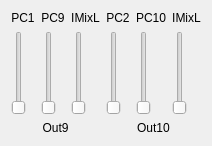
            <widget class="QWidget" name="TabPage" >
             <attribute name="title" >
              <string>Out9/&amp;10</string>
             </attribute>
             <layout class="QHBoxLayout" >
              <item>
               <layout class="QGridLayout" >
                <item row="1" column="2" >
                 <widget class="QSlider" name="sldOMixIMixO9" >
                  <property name="minimum" >
                   <number>0</number>
                  </property>
                  <property name="maximum" >
                   <number>32767</number>
                  </property>
                  <property name="singleStep" >
                   <number>10000</number>
                  </property>
                  <property name="pageStep" >
                   <number>1000</number>
                  </property>
                  <property name="orientation" >
                   <enum>Qt::Vertical</enum>
                  </property>
                  <property name="tickInterval" >
                   <number>10000</number>
                  </property>
                 </widget>
                </item>
                <item row="0" column="0" >
                 <widget class="QLabel" name="txtOMixPC1O9" >
                  <property name="text" >
                   <string>PC1</string>
                  </property>
                  <property name="alignment" >
                   <set>Qt::AlignCenter</set>
                  </property>
                  <property name="wordWrap" >
                   <bool>false</bool>
                  </property>
                 </widget>
                </item>
                <item row="1" column="1" >
                 <widget class="QSlider" name="sldOMixPC9O9" >
                  <property name="minimum" >
                   <number>0</number>
                  </property>
                  <property name="maximum" >
                   <number>32767</number>
                  </property>
                  <property name="singleStep" >
                   <number>10000</number>
                  </property>
                  <property name="pageStep" >
                   <number>1000</number>
                  </property>
                  <property name="orientation" >
                   <enum>Qt::Vertical</enum>
                  </property>
                  <property name="tickInterval" >
                   <number>10000</number>
                  </property>
                 </widget>
                </item>
                <item row="0" column="2" >
                 <widget class="QLabel" name="txtOMixIMixO9" >
                  <property name="text" >
                   <string>IMixL</string>
                  </property>
                  <property name="alignment" >
                   <set>Qt::AlignCenter</set>
                  </property>
                  <property name="wordWrap" >
                   <bool>false</bool>
                  </property>
                 </widget>
                </item>
                <item row="2" column="0" colspan="3" >
                 <widget class="QLabel" name="txtOmixO9" >
                  <property name="text" >
                   <string>Out9</string>
                  </property>
                  <property name="alignment" >
                   <set>Qt::AlignCenter</set>
                  </property>
                  <property name="wordWrap" >
                   <bool>false</bool>
                  </property>
                 </widget>
                </item>
                <item row="0" column="1" >
                 <widget class="QLabel" name="txtOMixPC9O9" >
                  <property name="text" >
                   <string>PC9</string>
                  </property>
                  <property name="alignment" >
                   <set>Qt::AlignCenter</set>
                  </property>
                  <property name="wordWrap" >
                   <bool>false</bool>
                  </property>
                 </widget>
                </item>
                <item row="1" column="0" >
                 <widget class="QSlider" name="sldOMixPC1O9" >
                  <property name="minimum" >
                   <number>0</number>
                  </property>
                  <property name="maximum" >
                   <number>32767</number>
                  </property>
                  <property name="singleStep" >
                   <number>10000</number>
                  </property>
                  <property name="pageStep" >
                   <number>1000</number>
                  </property>
                  <property name="orientation" >
                   <enum>Qt::Vertical</enum>
                  </property>
                  <property name="tickInterval" >
                   <number>10000</number>
                  </property>
                 </widget>
                </item>
               </layout>
              </item>
              <item>
               <layout class="QGridLayout" >
                <item row="1" column="2" >
                 <widget class="QSlider" name="sldOMixIMixO10" >
                  <property name="minimum" >
                   <number>0</number>
                  </property>
                  <property name="maximum" >
                   <number>32767</number>
                  </property>
                  <property name="singleStep" >
                   <number>10000</number>
                  </property>
                  <property name="pageStep" >
                   <number>1000</number>
                  </property>
                  <property name="orientation" >
                   <enum>Qt::Vertical</enum>
                  </property>
                  <property name="tickInterval" >
                   <number>10000</number>
                  </property>
                 </widget>
                </item>
                <item row="2" column="0" colspan="3" >
                 <widget class="QLabel" name="txtOmixO10" >
                  <property name="text" >
                   <string>Out10</string>
                  </property>
                  <property name="alignment" >
                   <set>Qt::AlignCenter</set>
                  </property>
                  <property name="wordWrap" >
                   <bool>false</bool>
                  </property>
                 </widget>
                </item>
                <item row="0" column="0" >
                 <widget class="QLabel" name="txtOMixPC2O10" >
                  <property name="text" >
                   <string>PC2</string>
                  </property>
                  <property name="alignment" >
                   <set>Qt::AlignCenter</set>
                  </property>
                  <property name="wordWrap" >
                   <bool>false</bool>
                  </property>
                 </widget>
                </item>
                <item row="1" column="1" >
                 <widget class="QSlider" name="sldOMixPC10O10" >
                  <property name="minimum" >
                   <number>0</number>
                  </property>
                  <property name="maximum" >
                   <number>32767</number>
                  </property>
                  <property name="singleStep" >
                   <number>10000</number>
                  </property>
                  <property name="pageStep" >
                   <number>1000</number>
                  </property>
                  <property name="orientation" >
                   <enum>Qt::Vertical</enum>
                  </property>
                  <property name="tickInterval" >
                   <number>10000</number>
                  </property>
                 </widget>
                </item>
                <item row="0" column="1" >
                 <widget class="QLabel" name="txtOMixPC10O10" >
                  <property name="text" >
                   <string>PC10</string>
                  </property>
                  <property name="alignment" >
                   <set>Qt::AlignCenter</set>
                  </property>
                  <property name="wordWrap" >
                   <bool>false</bool>
                  </property>
                 </widget>
                </item>
                <item row="0" column="2" >
                 <widget class="QLabel" name="txtOMixIMixO10" >
                  <property name="text" >
                   <string>IMixL</string>
                  </property>
                  <property name="alignment" >
                   <set>Qt::AlignCenter</set>
                  </property>
                  <property name="wordWrap" >
                   <bool>false</bool>
                  </property>
                 </widget>
                </item>
                <item row="1" column="0" >
                 <widget class="QSlider" name="sldOMixPC2O10" >
                  <property name="minimum" >
                   <number>0</number>
                  </property>
                  <property name="maximum" >
                   <number>32767</number>
                  </property>
                  <property name="singleStep" >
                   <number>10000</number>
                  </property>
                  <property name="pageStep" >
                   <number>1000</number>
                  </property>
                  <property name="orientation" >
                   <enum>Qt::Vertical</enum>
                  </property>
                  <property name="tickInterval" >
                   <number>10000</number>
                  </property>
                 </widget>
                </item>
               </layout>
              </item>
             </layout>
            </widget>
